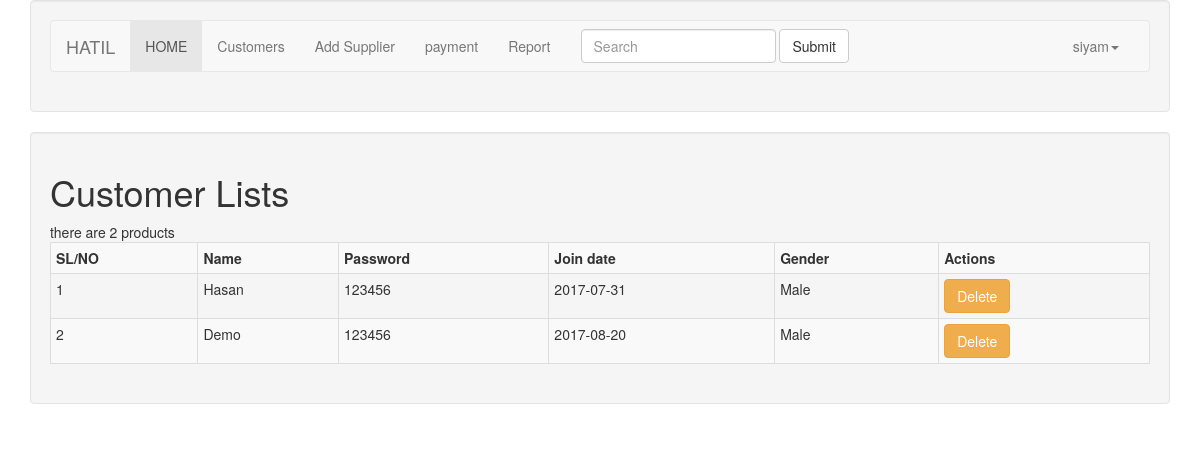
The app's page /admin/dealers/cusotmers.php (signed in) with its own data.
### tables this page shows
CREATE TABLE `customer` (
  `id` int(11) NOT NULL,
  `name` varchar(200) NOT NULL,
  `pass` varchar(200) NOT NULL,
  `date` date NOT NULL,
  `gender` varchar(200) NOT NULL
);

### admin/dealers/cusotmers.php (the view, shortened to what this page needs)
<?php
	include('files/header.php');
  include('files/menu.php');
       $db =  new Db();
	  $obj = $db->getConnection();
?>
<div class="container">
	<div class="row">
		<div class="col-md-12">
			<div class="well">
				<h1>Customer Lists</h1>
				<table class="table table-striped table-bordered table-hover table-condensed">
					<tr>
						<th>SL/NO</th>
						<th> Name</th>
					<th>Password</th>
						<th>Join date </th>
					<th>Gender</th>
					<th>Actions</th>
					</tr>
					<?php
					$i = 0;
					$sql = "SELECT * FROM `customer`";
					$query = $obj->prepare($sql);
					$query->execute();
					while($row=$query->fetch())
					{
						$i++;
?>
<tr>
	<td> <?php echo $i;?> </td>
	<td><?php echo $row['name'];?></td>
	<td><?php echo $row['pass'];?></td>
	<td><?php echo $row['date'];?></td>
	<td><?php echo $row['gender'];?></td>
	<td>
		<a href="#"><button class="btn btn-warning">Delete</button></a></td>
</tr>
<?php
					}
					?>
				</table>
			</div>
		</div>
	</div>
</div>

### records on screen
customer: name "Hasan", pass "123456", date "2017-07-31", gender "Male"
customer: name "Demo", pass "123456", date "2017-08-20", gender "Male"

### other values on screen
$_SESSION['username'] "siyam"
